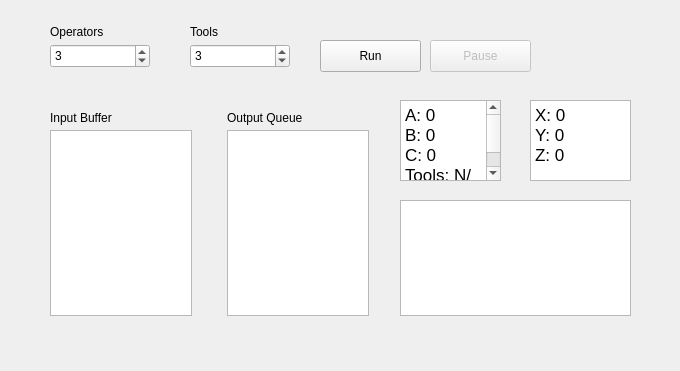
<?xml version="1.0" encoding="UTF-8"?>
<ui version="4.0">
 <class>MainWindow</class>
 <widget class="QMainWindow" name="MainWindow">
  <property name="geometry">
   <rect>
    <x>0</x>
    <y>0</y>
    <width>680</width>
    <height>371</height>
   </rect>
  </property>
  <property name="sizePolicy">
   <sizepolicy hsizetype="Fixed" vsizetype="Fixed">
    <horstretch>0</horstretch>
    <verstretch>0</verstretch>
   </sizepolicy>
  </property>
  <property name="minimumSize">
   <size>
    <width>680</width>
    <height>371</height>
   </size>
  </property>
  <property name="windowTitle">
   <string>MainWindow</string>
  </property>
  <widget class="QWidget" name="centralWidget">
   <widget class="QPushButton" name="runButton">
    <property name="geometry">
     <rect>
      <x>320</x>
      <y>40</y>
      <width>101</width>
      <height>32</height>
     </rect>
    </property>
    <property name="text">
     <string>Run</string>
    </property>
   </widget>
   <widget class="QLabel" name="label">
    <property name="geometry">
     <rect>
      <x>50</x>
      <y>24</y>
      <width>62</width>
      <height>16</height>
     </rect>
    </property>
    <property name="text">
     <string>Operators</string>
    </property>
   </widget>
   <widget class="QLabel" name="label_2">
    <property name="geometry">
     <rect>
      <x>190</x>
      <y>24</y>
      <width>62</width>
      <height>16</height>
     </rect>
    </property>
    <property name="text">
     <string>Tools</string>
    </property>
   </widget>
   <widget class="QLabel" name="label_3">
    <property name="geometry">
     <rect>
      <x>50</x>
      <y>110</y>
      <width>111</width>
      <height>16</height>
     </rect>
    </property>
    <property name="text">
     <string>Input Buffer</string>
    </property>
   </widget>
   <widget class="QLabel" name="label_4">
    <property name="geometry">
     <rect>
      <x>227</x>
      <y>110</y>
      <width>111</width>
      <height>16</height>
     </rect>
    </property>
    <property name="text">
     <string>Output Queue</string>
    </property>
   </widget>
   <widget class="QPushButton" name="pauseButton">
    <property name="enabled">
     <bool>false</bool>
    </property>
    <property name="geometry">
     <rect>
      <x>430</x>
      <y>40</y>
      <width>101</width>
      <height>32</height>
     </rect>
    </property>
    <property name="text">
     <string>Pause</string>
    </property>
   </widget>
   <widget class="QSpinBox" name="operatorsSpinBox">
    <property name="geometry">
     <rect>
      <x>50</x>
      <y>44</y>
      <width>100</width>
      <height>24</height>
     </rect>
    </property>
    <property name="minimum">
     <number>1</number>
    </property>
    <property name="maximum">
     <number>10</number>
    </property>
    <property name="value">
     <number>3</number>
    </property>
   </widget>
   <widget class="QSpinBox" name="toolsSpinBox">
    <property name="geometry">
     <rect>
      <x>190</x>
      <y>44</y>
      <width>100</width>
      <height>24</height>
     </rect>
    </property>
    <property name="minimum">
     <number>2</number>
    </property>
    <property name="maximum">
     <number>10</number>
    </property>
    <property name="value">
     <number>3</number>
    </property>
   </widget>
   <widget class="QListView" name="inputListView">
    <property name="geometry">
     <rect>
      <x>50</x>
      <y>130</y>
      <width>142</width>
      <height>186</height>
     </rect>
    </property>
   </widget>
   <widget class="QListView" name="outputListView">
    <property name="geometry">
     <rect>
      <x>227</x>
      <y>130</y>
      <width>142</width>
      <height>186</height>
     </rect>
    </property>
   </widget>
   <widget class="QListView" name="operatorsListView">
    <property name="geometry">
     <rect>
      <x>400</x>
      <y>200</y>
      <width>231</width>
      <height>116</height>
     </rect>
    </property>
   </widget>
   <widget class="QTextBrowser" name="materialsBrowser">
    <property name="enabled">
     <bool>true</bool>
    </property>
    <property name="geometry">
     <rect>
      <x>400</x>
      <y>100</y>
      <width>101</width>
      <height>81</height>
     </rect>
    </property>
    <property name="html">
     <string>&lt;!DOCTYPE HTML PUBLIC &quot;-//W3C//DTD HTML 4.0//EN&quot; &quot;http://www.w3.org/TR/REC-html40/strict.dtd&quot;&gt;
&lt;html&gt;&lt;head&gt;&lt;meta name=&quot;qrichtext&quot; content=&quot;1&quot; /&gt;&lt;style type=&quot;text/css&quot;&gt;
p, li { white-space: pre-wrap; }
&lt;/style&gt;&lt;/head&gt;&lt;body style=&quot; font-family:'.Lucida Grande UI'; font-size:13pt; font-weight:400; font-style:normal;&quot;&gt;
&lt;p style=&quot; margin-top:0px; margin-bottom:0px; margin-left:0px; margin-right:0px; -qt-block-indent:0; text-indent:0px;&quot;&gt;A: 0&lt;/p&gt;
&lt;p style=&quot; margin-top:0px; margin-bottom:0px; margin-left:0px; margin-right:0px; -qt-block-indent:0; text-indent:0px;&quot;&gt;B: 0&lt;/p&gt;
&lt;p style=&quot; margin-top:0px; margin-bottom:0px; margin-left:0px; margin-right:0px; -qt-block-indent:0; text-indent:0px;&quot;&gt;C: 0&lt;/p&gt;
&lt;p style=&quot; margin-top:0px; margin-bottom:0px; margin-left:0px; margin-right:0px; -qt-block-indent:0; text-indent:0px;&quot;&gt;Tools: N/A&lt;/p&gt;&lt;/body&gt;&lt;/html&gt;</string>
    </property>
   </widget>
   <widget class="QTextBrowser" name="productsBrowser">
    <property name="enabled">
     <bool>true</bool>
    </property>
    <property name="geometry">
     <rect>
      <x>530</x>
      <y>100</y>
      <width>101</width>
      <height>81</height>
     </rect>
    </property>
    <property name="html">
     <string>&lt;!DOCTYPE HTML PUBLIC &quot;-//W3C//DTD HTML 4.0//EN&quot; &quot;http://www.w3.org/TR/REC-html40/strict.dtd&quot;&gt;
&lt;html&gt;&lt;head&gt;&lt;meta name=&quot;qrichtext&quot; content=&quot;1&quot; /&gt;&lt;style type=&quot;text/css&quot;&gt;
p, li { white-space: pre-wrap; }
&lt;/style&gt;&lt;/head&gt;&lt;body style=&quot; font-family:'.Lucida Grande UI'; font-size:13pt; font-weight:400; font-style:normal;&quot;&gt;
&lt;p style=&quot; margin-top:0px; margin-bottom:0px; margin-left:0px; margin-right:0px; -qt-block-indent:0; text-indent:0px;&quot;&gt;X: 0&lt;/p&gt;
&lt;p style=&quot; margin-top:0px; margin-bottom:0px; margin-left:0px; margin-right:0px; -qt-block-indent:0; text-indent:0px;&quot;&gt;Y: 0&lt;/p&gt;
&lt;p style=&quot; margin-top:0px; margin-bottom:0px; margin-left:0px; margin-right:0px; -qt-block-indent:0; text-indent:0px;&quot;&gt;Z: 0&lt;/p&gt;&lt;/body&gt;&lt;/html&gt;</string>
    </property>
   </widget>
  </widget>
  <widget class="QMenuBar" name="menuBar">
   <property name="geometry">
    <rect>
     <x>0</x>
     <y>0</y>
     <width>680</width>
     <height>22</height>
    </rect>
   </property>
  </widget>
 </widget>
 <layoutdefault spacing="6" margin="11"/>
 <resources/>
 <connections/>
</ui>
